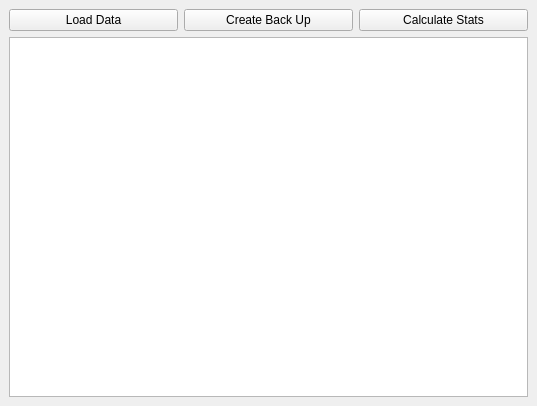
<?xml version="1.0" encoding="UTF-8"?>
<ui version="4.0">
 <class>ZonalStatsForMultipleRasterDockWidgetBase</class>
 <widget class="QDockWidget" name="ZonalStatsForMultipleRasterDockWidgetBase">
  <property name="geometry">
   <rect>
    <x>0</x>
    <y>0</y>
    <width>537</width>
    <height>406</height>
   </rect>
  </property>
  <property name="features">
   <set>QDockWidget::DockWidgetFloatable|QDockWidget::DockWidgetMovable</set>
  </property>
  <property name="windowTitle">
   <string>ZonalStatsForMultipleRaster</string>
  </property>
  <widget class="QWidget" name="dockWidgetContents">
   <layout class="QGridLayout" name="gridLayout">
    <item row="0" column="0">
     <widget class="QPushButton" name="loadPushButton">
      <property name="text">
       <string>Load Data</string>
      </property>
     </widget>
    </item>
    <item row="0" column="1">
     <widget class="QPushButton" name="backupPushButton">
      <property name="text">
       <string>Create Back Up</string>
      </property>
     </widget>
    </item>
    <item row="0" column="2">
     <widget class="QPushButton" name="statsPushButton">
      <property name="text">
       <string>Calculate Stats</string>
      </property>
     </widget>
    </item>
    <item row="1" column="0" colspan="3">
     <widget class="QTextBrowser" name="textBrowser">
      <property name="toolTip">
       <string/>
      </property>
      <property name="autoFillBackground">
       <bool>true</bool>
      </property>
      <property name="autoFormatting">
       <set>QTextEdit::AutoNone</set>
      </property>
      <property name="tabChangesFocus">
       <bool>false</bool>
      </property>
      <property name="documentTitle">
       <string/>
      </property>
      <property name="readOnly">
       <bool>true</bool>
      </property>
     </widget>
    </item>
   </layout>
  </widget>
 </widget>
 <resources/>
 <connections/>
</ui>
